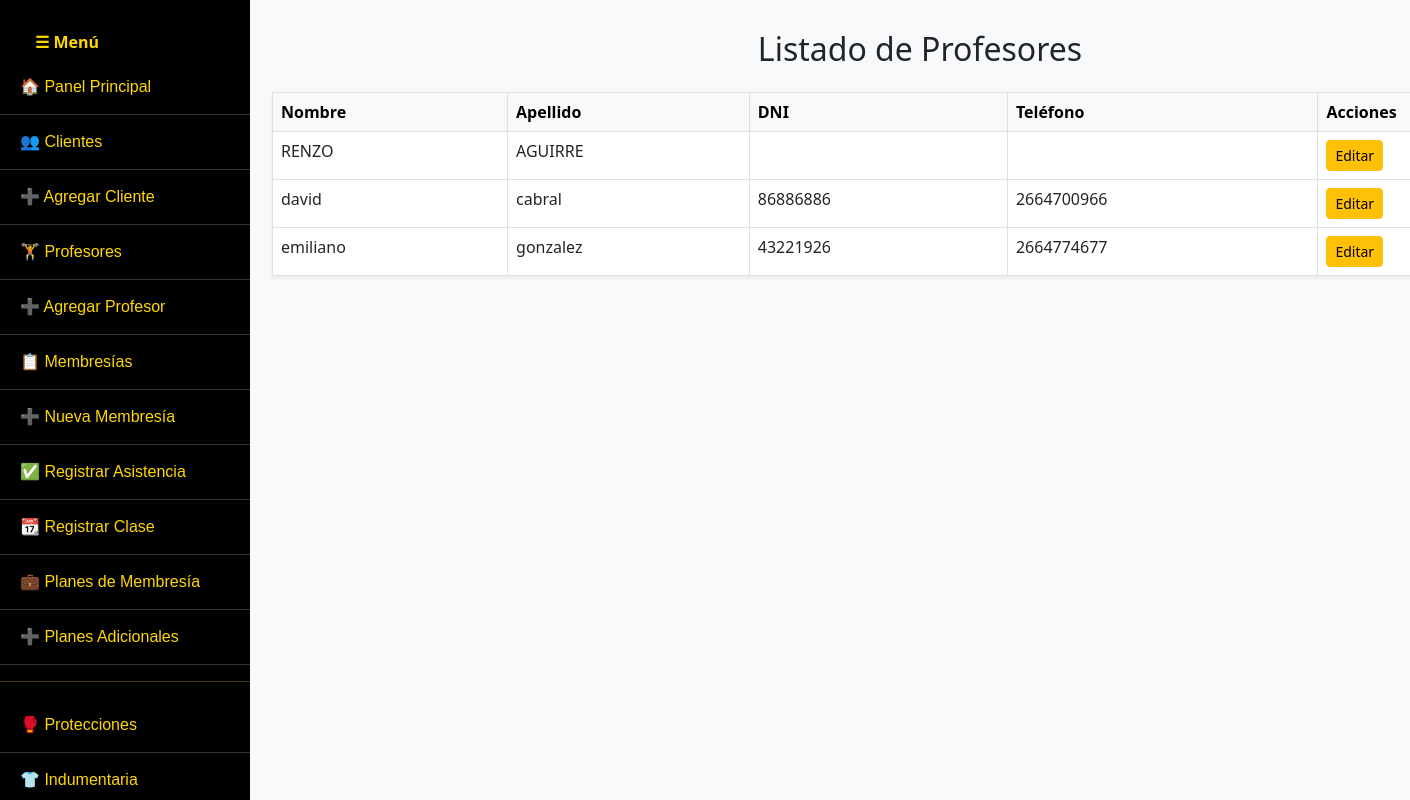
Screenshot of /listar_profesor.php with the database file from the repository.
### tables this page shows
CREATE TABLE `profesores` (
  `id` int(11) NOT NULL,
  `nombre` varchar(100) NOT NULL,
  `apellido` varchar(100) NOT NULL,
  `email` varchar(100) DEFAULT NULL,
  `telefono` varchar(50) DEFAULT NULL,
  `rfid_uid` varchar(100) DEFAULT NULL,
  `dni` varchar(20) DEFAULT NULL
);

### listar_profesor.php (the view, shortened to what this page needs)
<?php
include 'conexion.php';
include 'menu.php';
$resultado = $conexion->query("SELECT * FROM profesores ORDER BY apellido, nombre");
?>
<!DOCTYPE html>
<html lang="es">
<head>
    <link href="https://cdn.jsdelivr.net/npm/bootstrap@5.3.0/dist/css/bootstrap.min.css" rel="stylesheet" />
</head>
<body class="bg-light">
<div class="container">
    <h2 class="mb-4 text-center">Listado de Profesores</h2>
    <table class="table table-bordered bg-white shadow-sm">
        <thead class="table-light">
            <tr>
                <th>Nombre</th>
                <th>Apellido</th>
                <th>DNI</th>
                <th>Teléfono</th>
                <th>Acciones</th>
            </tr>
        </thead>
        <tbody>
            <?php while($profesor = $resultado->fetch_assoc()): ?>
                <tr>
                    <td><?= htmlspecialchars($profesor['nombre']) ?></td>
                    <td><?= htmlspecialchars($profesor['apellido']) ?></td>
                    <td><?= htmlspecialchars($profesor['dni']) ?></td>
                    <td><?= htmlspecialchars($profesor['telefono']) ?></td>
                    <td>
                        <a href="editar_profesor.php?id=<?= $profesor['id'] ?>" class="btn btn-sm btn-warning">Editar</a>
                    </td>
                </tr>
            <?php endwhile; ?>
        </tbody>
    </table>
</div>
</body>
</html>

### menu.php (style rules this page uses)
body { margin: 0; padding: 0; }

### listar_profesor.php (style rules this page uses)
.container { margin-left: 260px; padding-top: 30px; }

### rows the page displays
profesores: nombre "RENZO", apellido "AGUIRRE"
profesores: nombre "david", apellido "cabral", dni "86886886", telefono "2664700966"
profesores: nombre "emiliano", apellido "gonzalez", dni "43221926", telefono "2664774677"
